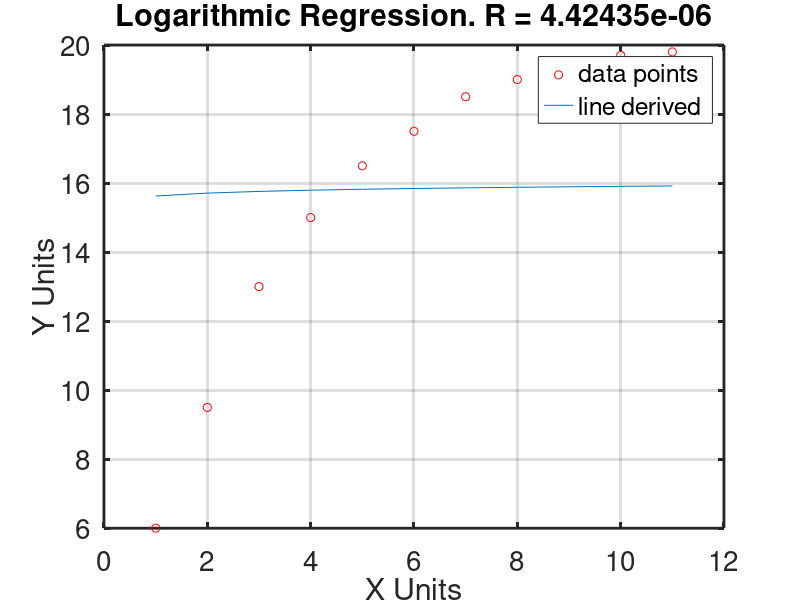

This figure's MATLAB source:
#Michael Ellerkamp, NumAnalysis
#Logarithmic Regression file

# x = ln(x) in all instances except the raw data, when we think back to our formulas
# y = y

#Our Data
x = [1,2,3,4,5,6,7,8,9,10,11]
y = [6,9.5,13,15,16.5,17.5,18.5,19,19.5,19.7,19.8]
#Important that x and y have the same length, do not make me have to implement error detection!!!
disp("\nData!!!\n")
N = length(x)
#All of our sums
disp("\nSums:\n")
Sum_lnX = sum(log(x))
Sum_y = sum(y)
Sum_Y2 = power(Sum_y,2)
Sum_lnX2 = power(Sum_lnX,2)
Sum_YlnX = sum(log(x).*y)
#Means
disp("\nMeans!!\n")
Mean_lnX = Sum_lnX/N
Mean_y = Sum_y/N
#this uses the S sub AB functions. Remember replace all instaces of x with ln(x)
disp("\nS functions!!!\n")
Sxx = Sum_lnX2 - N*power(Mean_lnX,2)
Syy = Sum_Y2 - N*power(Mean_y,2)
Sxy = Sum_YlnX - N*Mean_lnX*Mean_y
#now for B, A, and the equation
disp("\nB,A, and Equation!!!!\n")
B = Sxy / Sxx
A = Mean_y - B*Mean_lnX
printf("Our equation is: y = %dln(x) + %d",B, A)
#now for R value
disp("\nR-Value:\n")
R = Sxy/(Sxx * Syy)
#Now to add plotting this out.
#Even for testing I don't care to output this so it will have the ;
y2 = B.*log(x) + A;
#we are plotting the initial x,y data as red circles 'or'
#Our new equation will be plotted as a regular line x,y2
plot(x,y,'or',x,y2)
xlabel("X Units")
ylabel("Y Units")
title(sprintf("Logarithmic Regression. R = %d",R))
grid on
legend('data points', 'line derived')
set(gca, "linewidth", 2, "fontsize", 20)
